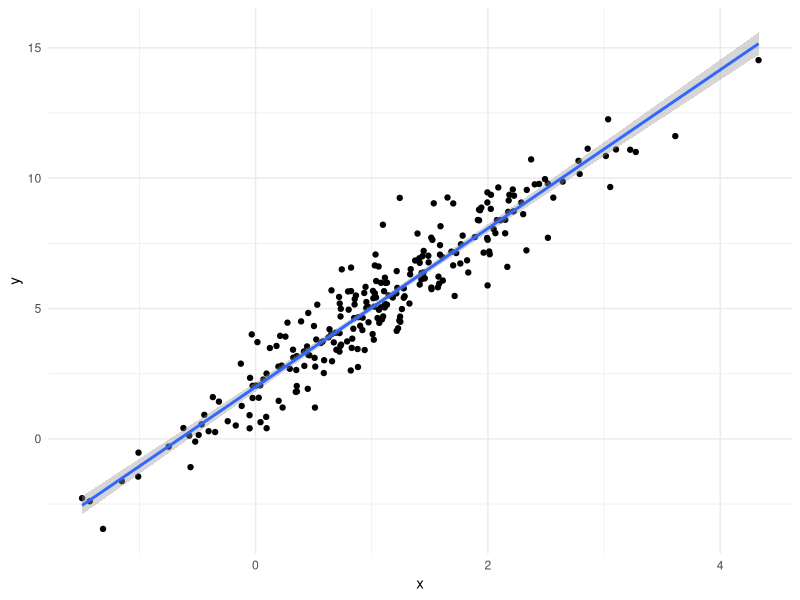
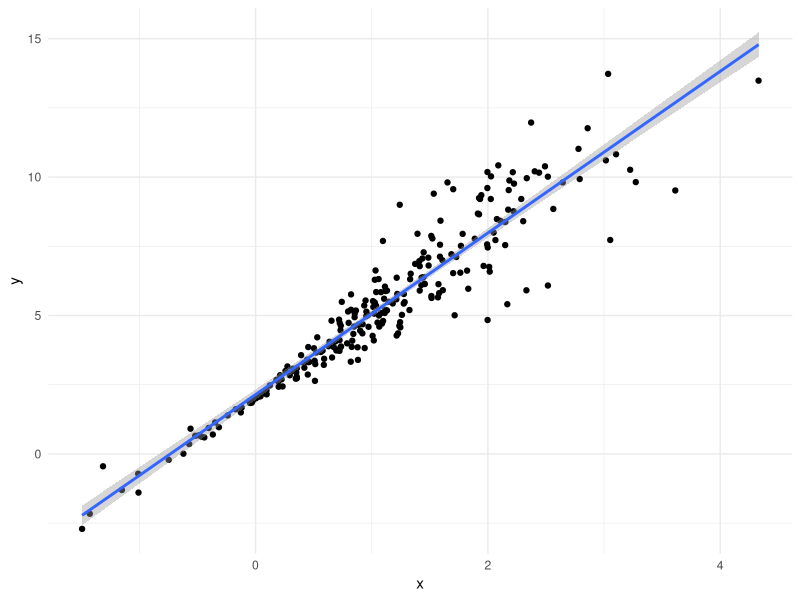
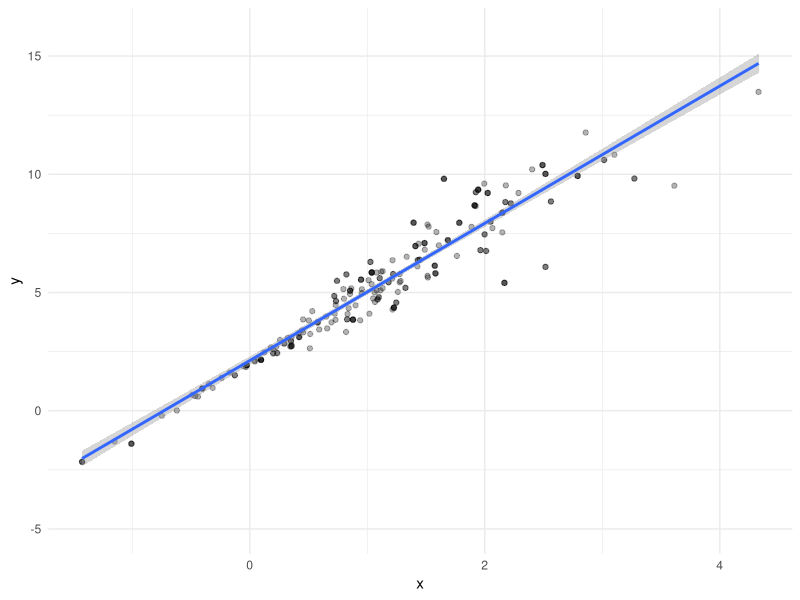

Write the R code that produced these figures, in order.
## ---- chunk 1
library(tidyverse)
library(modelr)

knitr::opts_chunk$set(
  echo = TRUE,
  warning = FALSE,
  fig.width = 6,
  fig.asp = .6,
  out.width = "90%"
)

theme_set(theme_minimal() + theme(legend.position = "bottom"))

options(
  ggplot2.continuous.colour = "viridis",
  ggplot2.continuous.fill = "viridis"
)

scale_colour_discrete = scale_color_viridis_d
scale_fill_discrete = scale_fill_viridis_d
## ---- chunk 2
n_samp = 250

sim_df_const =
  tibble(
    x = rnorm(n_samp, 1, 1),
    error = rnorm(n_samp, 0, 1),
    y = 2 + 3 * x + error
  )

sim_df_nonconst = 
  sim_df_const %>%
  mutate(
    error = error * .75 * x,
    y = 2 + 3 * x + error
  )

## ---- chunk 3
sim_df_const %>%
  ggplot(aes(x = x, y = y)) +
  geom_point() +
  geom_smooth(method = "lm")

sim_df_nonconst %>%
  ggplot(aes(x = x, y = y)) +
  geom_point() +
  geom_smooth(method = "lm")
## ---- chunk 4
lm(y ~ x, data = sim_df_const) %>% broom::tidy()
lm(y ~ x, data = sim_df_nonconst) %>% broom::tidy()
## ---- chunk 5
boot_sample = function(df) {
  
  sample_frac(df, replace = TRUE) %>%
    arrange(x)
  
}
## ---- chunk 6
boot_sample(sim_df_nonconst) %>%
  ggplot(aes(x = x, y = y)) +
  geom_point(alpha = .3) +
  geom_smooth(method = "lm") +
  ylim(-5, 16)
## ---- chunk 7
boot_sample(sim_df_nonconst) %>%
  lm(y ~ x, data = .) %>%
  broom::tidy()
